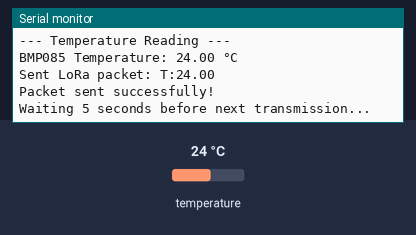
Bench run of a sketch on a simulated Arduino Uno, built with avr-gcc and run on an emulated ATmega328P. On the bench: the last lines printed to the serial monitor. Inputs (shaded band) come from the test bench; at power-on: temperature 24 °C. No radio packets arrive unless stated.

Above: at 2.4 s.
2.5 s: temperature set to 12 °C
At 7.0 s:
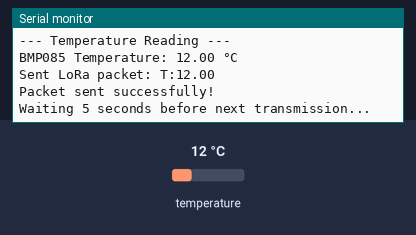
8.6 s: temperature set to 19 °C
At 12.3 s:
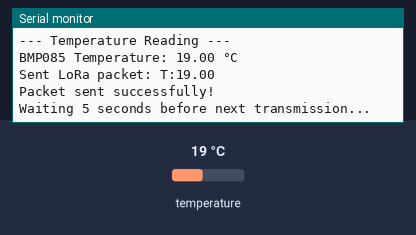
Timing chart, 0 to 13.8 s (numbered marks = the images above; inputs shaded):
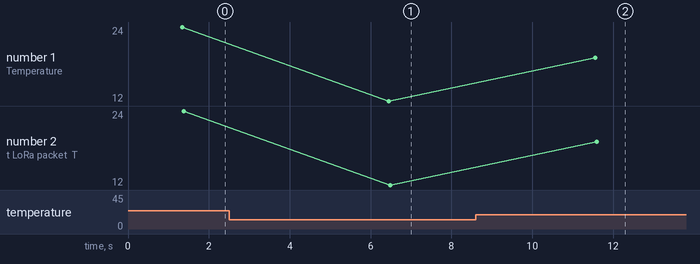

Measured:
- after the input at 2.5 s, the serial monitor: prints a new line after 4.0 s (image 1)
- after the input at 8.6 s, the serial monitor: prints a new line after 3.0 s (image 2)
- plotted number 1: 24 → 12 after the input at 2.5 s, 12 → 19 after the input at 8.6 s
- plotted number 2: 24 → 12 after the input at 2.5 s, 12 → 19 after the input at 8.6 s

The sketch:

gy65_sender.ino
```cpp
#include <SPI.h>
#include <LoRa.h>
#include <Wire.h>
#include <Adafruit_BMP085.h>

// --- LoRa Pin Definitions ---
#define LORA_SS    10
#define LORA_RST   9
#define LORA_DIO0  2

// --- LoRa Frequency ---
// 433E6 for Asia (433MHz), 868E6 for Europe, 915E6 for North America
#define LORA_FREQUENCY 433E6

// Create an object for the BMP085 sensor
Adafruit_BMP085 bmp;

// Variable to store sensor status
bool sensorFound = false;

void setup() {
  Serial.begin(9600);
  delay(1000); // Give serial time to initialize

  Serial.println("=== LoRa BMP085 Temperature Transmitter ===");
  Serial.println("Initializing BMP085 sensor...");

  // Initialize I2C
  Wire.begin();

  // Initialize the BMP085 sensor
  if (!bmp.begin()) {
    Serial.println("ERROR: Could not find a valid BMP085 sensor!");
    Serial.println("Check wiring:");
    Serial.println("1. VCC connected to Arduino 3.3V or 5V");
    Serial.println("2. GND connected to Arduino GND");
    Serial.println("3. SCL connected to Arduino A5");
    Serial.println("4. SDA connected to Arduino A4");
    Serial.println();
    Serial.println("Press RESET button to try again...");
    while (1) {} // Halt the program if sensor is not found
  }

  sensorFound = true;
  Serial.println("BMP085 sensor initialized successfully!");

  // --- Initialize LoRa ---
  Serial.println("Initializing LoRa transmitter...");
  LoRa.setPins(LORA_SS, LORA_RST, LORA_DIO0);
  if (!LoRa.begin(LORA_FREQUENCY)) {
    Serial.println("Starting LoRa failed!");
    while (1); // Halt on failure
  }

  // Set LoRa parameters optimized for 433MHz operation
  LoRa.setTxPower(20, PA_OUTPUT_PA_BOOST_PIN);
  LoRa.setSpreadingFactor(7);
  LoRa.setSignalBandwidth(125E3);
  LoRa.setCodingRate4(5);

  Serial.print("LoRa configured for ");
  Serial.print(LORA_FREQUENCY / 1000000);
  Serial.println(" MHz");

  Serial.println("LoRa Initialized Successfully!");
  Serial.println("Setup Complete!");
  Serial.println("Reading temperature every 10 seconds and transmitting via LoRa...");
  Serial.println();
}

void loop() {
  if (!sensorFound) {
    Serial.println("Sensor not found, cannot continue...");
    delay(5000);
    return;
  }

  // Read the temperature from the BMP085 sensor
  float temperature = bmp.readTemperature();

  // Check if temperature reading is valid
  if (isnan(temperature)) {
    Serial.println("ERROR: Invalid temperature reading!");
    delay(1000);
    return;
  }

  // Print to Serial monitor for debugging
  Serial.println("--- Temperature Reading ---");
  Serial.print("BMP085 Temperature: ");
  Serial.print(temperature, 2);
  Serial.println(" °C");

  // Create a data string to send (format: "T:23.45")
  String dataString = "T:" + String(temperature, 2);

  // Send LoRa packet
  LoRa.beginPacket();
  LoRa.print(dataString);
  LoRa.endPacket();

  Serial.println("Sent LoRa packet: " + dataString);
  Serial.println("Packet sent successfully!");
  Serial.println("Waiting 5 seconds before next transmission...");
  Serial.println();

  // Wait 5 seconds before sending the next packet
  delay(5000);
}
```
